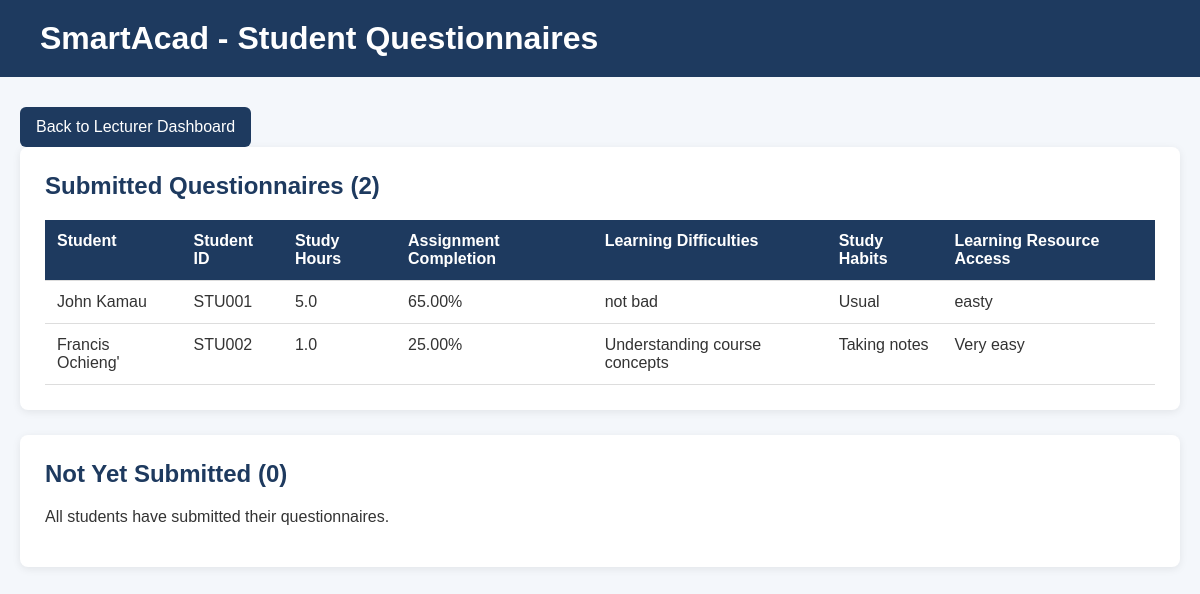
Page /lecturer-dashboard/questionnaires/ (signed in) on the committed database.
### core/models.py (models this page shows, shortened)
class StudentQuestionnaire(models.Model):
    student = models.OneToOneField(
        Student,
        on_delete=models.CASCADE
    )
    submitted = models.BooleanField(
        default=False
    )
    study_hours = models.DecimalField(
        max_digits=4,
        decimal_places=1,
        null=True,
        blank=True
    )
    assignment_completion = models.DecimalField(
        max_digits=5,
        decimal_places=2,
        null=True,
        blank=True
    )
    learning_difficulties = models.TextField(
        blank=True
    )
    study_habits = models.TextField(
        blank=True
    )
    learning_resource_access = models.TextField(
        blank=True
    )

class Student(models.Model):
    user = models.OneToOneField(
        User,
        on_delete=models.CASCADE,
        null=True,
        blank=True
    )
    program = models.ForeignKey(
        Program,
        on_delete=models.PROTECT,
        null=True,
        blank=True,
        related_name="students",
    )
    student_id = models.CharField(max_length=20, unique=True)
    full_name = models.CharField(max_length=100)
    email = models.EmailField(unique=True)
    programme = models.CharField(max_length=100)
    year_of_study = models.PositiveIntegerField()
    gpa = models.DecimalField(
        max_digits=3,
        decimal_places=2,
        default=Decimal("0.00"),
    )

### core/views.py (the view)
@login_required
def lecturer_questionnaires(request):
    if not request.user.groups.filter(name="Lecturer").exists():
        return redirect_user_by_role(request.user)
    lecturer = get_object_or_404(
        Lecturer,
        user=request.user,
    )
    students = Student.objects.all().order_by("student_id")
    submitted_questionnaires = (
        StudentQuestionnaire.objects
        .filter(submitted=True)
        .select_related("student")
        .order_by("student__student_id")
    )
    submitted_student_ids = submitted_questionnaires.values_list(
        "student_id",
        flat=True,
    )
    students_not_submitted = (
        students
        .exclude(id__in=submitted_student_ids)
        .order_by("student_id")
    )
    return render(
        request,
        "lecturer_questionnaires.html",
        {
            "lecturer": lecturer,
            "submitted_questionnaires": submitted_questionnaires,
            "students_not_submitted": students_not_submitted,
            "submitted_count": submitted_questionnaires.count(),
            "not_submitted_count": students_not_submitted.count(),
        },
    )

### core/templates/lecturer_questionnaires.html (shortened to what this page needs)
<!DOCTYPE html>
<html lang="en">
<head>
</head>
<body>
    <header>
        <h1>SmartAcad - Student Questionnaires</h1>
    </header>
    <main class="container">
        <a class="back-button" href="{% url 'lecturer_dashboard' %}">
            Back to Lecturer Dashboard
        </a>
        <section class="section">
            <h2>Submitted Questionnaires ({{ submitted_count }})</h2>
            {% if submitted_questionnaires %}
                <div class="table-container">
                    <table>
                        <thead>
                            <tr>
                                <th>Student</th>
                                <th>Student ID</th>
                                <th>Study Hours</th>
                                <th>Assignment Completion</th>
                                <th>Learning Difficulties</th>
                                <th>Study Habits</th>
                                <th>Learning Resource Access</th>
                            </tr>
                        </thead>
                        <tbody>
                            {% for questionnaire in submitted_questionnaires %}
                                <tr>
                                    <td>{{ questionnaire.student.full_name }}</td>
                                    <td>{{ questionnaire.student.student_id }}</td>
                                    <td>
                                        {% if questionnaire.study_hours is not None %}
                                            {{ questionnaire.study_hours }}
                                        {% else %}
                                            Not provided
                                        {% endif %}
                                    </td>
                                    <td>
                                        {% if questionnaire.assignment_completion is not None %}
                                            {{ questionnaire.assignment_completion }}%
                                        {% else %}
                                            Not provided
                                        {% endif %}
                                    </td>
                                    <td>{{ questionnaire.learning_difficulties|default:"Not provided" }}</td>
                                    <td>{{ questionnaire.study_habits|default:"Not provided" }}</td>
                                    <td>{{ questionnaire.learning_resource_access|default:"Not provided" }}</td>
                                </tr>
                            {% endfor %}
                        </tbody>
                    </table>
                </div>
            {% else %}
                <p>No student questionnaires have been submitted yet.</p>
            {% endif %}
        </section>
        <section class="section">
            <h2>Not Yet Submitted ({{ not_submitted_count }})</h2>
            {% if students_not_submitted %}
                <div class="table-container">
                    <table>
                        <thead>
                            <tr>
                                <th>Student</th>
                                <th>Student ID</th>
                            </tr>
                        </thead>
                        <tbody>
                            {% for student in students_not_submitted %}
                                <tr>
                                    <td>{{ student.full_name }}</td>
                                    <td>{{ student.student_id }}</td>
                                </tr>
                            {% endfor %}
                        </tbody>
                    </table>
                </div>
            {% else %}
                <p>All students have submitted their questionnaires.</p>
            {% endif %}
        </section>
    </main>
</body>
</html>

### core/templates/lecturer_questionnaires.html (style rules this page uses)
body { margin: 0; font-family: Arial, sans-serif; background: #f4f7fb; color: #333; }
header { background: #1e3a5f; color: white; padding: 20px 40px; }
header h1 { margin: 0; }
.container { max-width: 1200px; margin: 30px auto; padding: 0 20px; }
.section { background: white; padding: 25px; margin-bottom: 25px; border-radius: 8px; box-shadow: 0 2px 8px rgba(0, 0, 0, 0.08); }
h2 { margin-top: 0; color: #1e3a5f; }
.table-container { overflow-x: auto; }
table { width: 100%; min-width: 900px; border-collapse: collapse; }
th, td { padding: 12px; border-bottom: 1px solid #ddd; text-align: left; vertical-align: top; }
th { background: #1e3a5f; color: white; }
.back-button { display: inline-block; padding: 11px 16px; border-radius: 6px; background: #1e3a5f; color: white; text-decoration: none; }

### rows in the picture
StudentQuestionnaire: student.full_name "John Kamau", student.student_id "STU001", study_hours "5.0", assignment_completion "65.00", learning_difficulties "not bad", study_habits "Usual", learning_resource_access "easty"
StudentQuestionnaire: student.full_name "Francis Ochieng'", student.student_id "STU002", study_hours "1.0", assignment_completion "25.00", learning_difficulties "Understanding course concepts", study_habits "Taking notes", learning_resource_access "Very easy"

### other values in the picture
{{ submitted_count }} "2"
{{ not_submitted_count }} "0"
